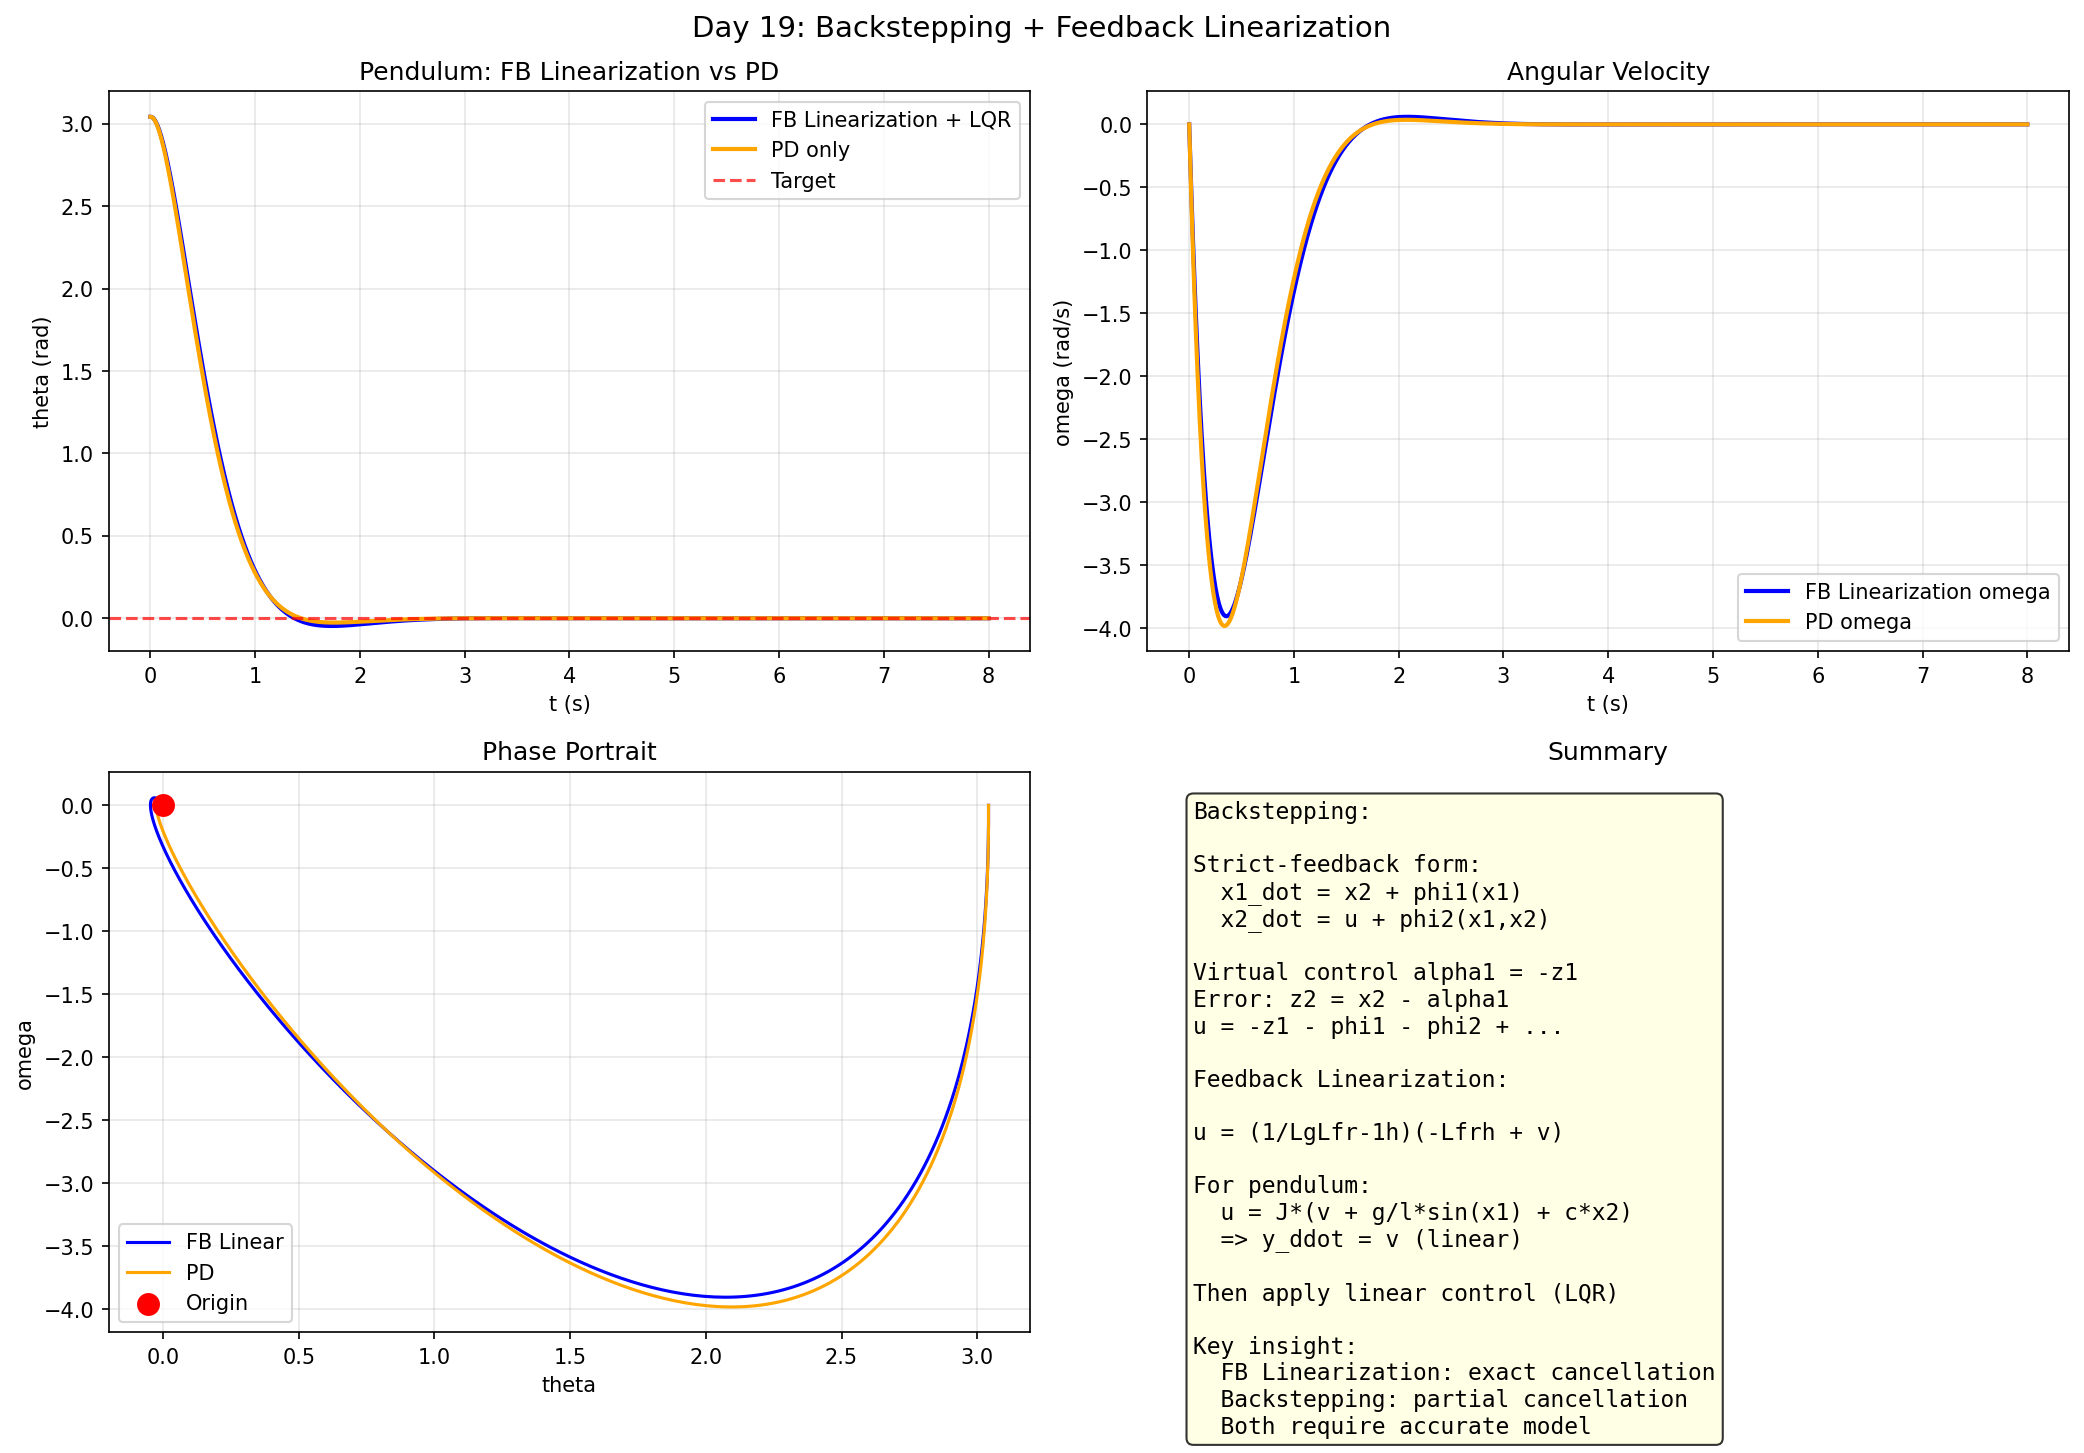

The Python source for this figure:
import numpy as np
import matplotlib
matplotlib.use('Agg')
import matplotlib.pyplot as plt
from scipy import linalg

print("=" * 60)
print("Day 19: Backstepping + Feedback Linearization")
print("=" * 60)

# ===== Backstepping =====
# For systems in strict-feedback form:
#   x1_dot = x2 + phi1(x1)
#   x2_dot = u + phi2(x1, x2)
# Design K such that x -> 0
#
# Step 1: Treat x2 as virtual control for x1
#   Let z1 = x1, define error e1 = z1 - alpha1
#   alpha1 = -z1  (stabilize x1 subsystem)
#
# Step 2: z2 = x2 - alpha1, design u to stabilize z2

print("""
========================================
Backstepping Control
========================================

Purpose: Stabilize systems in strict-feedback form
  x1_dot = x2 + phi1(x1)
  x2_dot = u + phi2(x1, x2)
  ...
  xn_dot = u + phin(x)

Key Idea: Design virtual control alpha_i for each subsystem,
  then backpropagate errors to design final u.

Step-by-step (2nd order example):
  z1 = x1
  V1 = 0.5*z1^2
  alpha1 = -z1  (stabilizes x1 subsystem)

  z2 = x2 - alpha1 = x2 + z1
  V = V1 + 0.5*z2^2
  V_dot = z1*(x2+phi1) + z2*(u+phi2 - dalpha1/dx1*x2)
  u = -z1 - phi1 - phi2 + (dalpha1/dx1)*x2 - z2

Advantage: Handles uncertainties by canceling phi(x)
""")

# ===== Feedback Linearization =====
# Exact linearization: find u = alpha(x) + beta(x)*v
# such that the closed loop is linear
#
# For x_dot = f(x) + g(x)*u
# Lie derivative: Lf h = (dh/dx)*f
# Input-output linearization: differentiate until u appears

print("""
========================================
Feedback Linearization
========================================

Idea: Cancel nonlinearities with control law
  u = (1/L_g L_f^(r-1) h) * (-L_f^r h + v)
  => results in linear controlled system: y^(r) = v

Relative Degree r: number of times we must differentiate
  output to see input u in the equation.

Example: x_dot = sin(x) + u
  y = x
  L_f h = dh/dx * f = 1 * sin(x) = sin(x)
  ...but u doesn't appear yet (r=1)

  u = -sin(x) + v  => x_dot = v
  Now linear: x_dot = v

Two types:
  1. Input-Output Linearization: makes y = linear
  2. Input-State Linearization: makes full x = linear
""")

# ===== Example: Pendulum Feedback Linearization =====
# x1 = theta, x2 = omega
# x1_dot = x2
# x2_dot = -g/l*sin(x1) - c*x2 + u/J
# y = x1
#
# Differentiate y: y_dot = x2
# Differentiate again: y_ddot = -g/l*sin(x1) - c*x2 + u/J
# u appears! So relative degree r=2 (full order)
#
# u = J*(v + g/l*sin(x1) + c*x2)
# => y_ddot = v
# => Linear! Now apply LQR to v

g_l = 1.0
c = 0.5
J = 1.0

# Linearized model around x=0
A = np.array([[0, 1], [-g_l, -c/J]])
B = np.array([[0], [1/J]])
Q = np.diag([10.0, 1.0])
R = np.array([[0.1]])
P = linalg.solve_continuous_are(A, B, Q, R)
K = (linalg.inv(R) @ B.T @ P).flatten()

def f_nonlin(x):
    return np.array([x[1], -g_l*np.sin(x[0]) - c/J*x[1]])

T = 8.0
dt = 0.005
N = int(T/dt)
t = np.linspace(0, T, N)

# FB linearization + LQR
x_fb = np.zeros((N, 2))
x_fb[0] = [np.pi - 0.1, 0.0]

x_lin = np.zeros((N, 2))
x_lin[0] = [np.pi - 0.1, 0.0]

# PD control (baseline)
Kp, Kd = 10.0, 5.0

for i in range(N-1):
    # Feedback linearization + LQR
    u_fb = J * (np.dot(K, [-x_fb[i, 0], -x_fb[i, 1]]) + g_l*np.sin(x_fb[i, 0]) + c/J*x_fb[i, 1])
    x_fb[i+1, 1] = x_fb[i, 1] + (-g_l*np.sin(x_fb[i, 0]) - c/J*x_fb[i, 1] + u_fb/J) * dt
    x_fb[i+1, 0] = x_fb[i, 0] + x_fb[i, 1] * dt

    # Simple PD control (for comparison)
    u_pd = -Kp * x_lin[i, 0] - Kd * x_lin[i, 1]
    x_lin[i+1, 1] = x_lin[i, 1] + (-g_l*np.sin(x_lin[i, 0]) - c/J*x_lin[i, 1] + u_pd/J) * dt
    x_lin[i+1, 0] = x_lin[i, 0] + x_lin[i, 1] * dt

# ===== Plot =====
fig, axes = plt.subplots(2, 2, figsize=(14, 10))
fig.suptitle('Day 19: Backstepping + Feedback Linearization', fontsize=14)

ax = axes[0, 0]
ax.plot(t, x_fb[:, 0], 'b-', lw=2, label='FB Linearization + LQR')
ax.plot(t, x_lin[:, 0], 'orange', lw=2, label='PD only')
ax.axhline(y=0, color='red', ls='--', alpha=0.7, label='Target')
ax.set_xlabel('t (s)')
ax.set_ylabel('theta (rad)')
ax.set_title('Pendulum: FB Linearization vs PD')
ax.legend()
ax.grid(True, alpha=0.3)

ax = axes[0, 1]
ax.plot(t, x_fb[:, 1], 'b-', lw=2, label='FB Linearization omega')
ax.plot(t, x_lin[:, 1], 'orange', lw=2, label='PD omega')
ax.set_xlabel('t (s)')
ax.set_ylabel('omega (rad/s)')
ax.set_title('Angular Velocity')
ax.legend()
ax.grid(True, alpha=0.3)

ax = axes[1, 0]
ax.plot(x_fb[:, 0], x_fb[:, 1], 'b-', lw=1.5, label='FB Linear')
ax.plot(x_lin[:, 0], x_lin[:, 1], 'orange', lw=1.5, label='PD')
ax.scatter([0], [0], color='red', s=100, zorder=5, label='Origin')
ax.set_xlabel('theta')
ax.set_ylabel('omega')
ax.set_title('Phase Portrait')
ax.legend()
ax.grid(True, alpha=0.3)

ax = axes[1, 1]
ax.axis('off')
txt = ("""Backstepping:\n\n"""
       """Strict-feedback form:\n"""
       """  x1_dot = x2 + phi1(x1)\n"""
       """  x2_dot = u + phi2(x1,x2)\n\n"""
       """Virtual control alpha1 = -z1\n"""
       """Error: z2 = x2 - alpha1\n"""
       """u = -z1 - phi1 - phi2 + ...\n\n"""
       """Feedback Linearization:\n\n"""
       """u = (1/LgLfr-1h)(-Lfrh + v)\n\n"""
       """For pendulum:\n"""
       """  u = J*(v + g/l*sin(x1) + c*x2)\n"""
       """  => y_ddot = v (linear)\n\n"""
       """Then apply linear control (LQR)\n\n"""
       """Key insight:\n"""
       """  FB Linearization: exact cancellation\n"""
       """  Backstepping: partial cancellation\n"""
       """  Both require accurate model""")
ax.text(0.05, 0.95, txt, transform=ax.transAxes, va='top', fontsize=11,
        fontfamily='monospace', bbox=dict(boxstyle='round', facecolor='lightyellow', alpha=0.8))
ax.set_title('Summary')

plt.tight_layout()
plt.savefig('C:/Users/WUccc/.openclaw/workspace/notes/工程控制论/code/day19_backstep.png', dpi=150, bbox_inches='tight')
print("\nFigure saved!")
